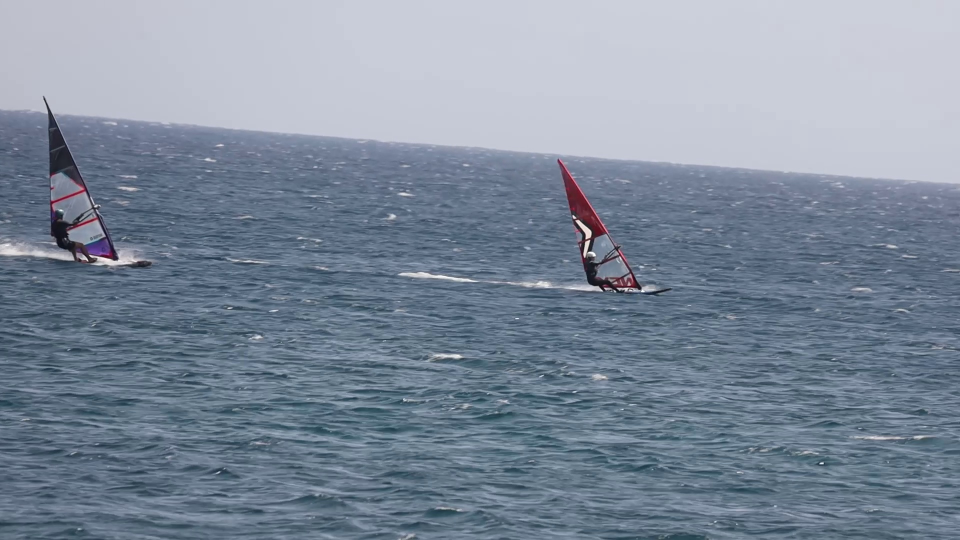
#> input picture train/dataset/08_25_Svenja_sample_0045.jpg, 1920 x 1080 px (shown at 1/2 size)
$ python -i gmc.py   (imports and definitions only)
#> lines starting #> are read from the running program, lines starting #| are printed output that depends on the picture
#> further down, picture is the input picture: shape (1080, 1920, 3); mean B, G, R 155.6, 139.1, 126.5
from typing import Any
import cv2
import copy
import numpy as np


class GMC:
    def __init__(self, downscale: int = 2):
        self.downscale = max(1, int(downscale))

        self.feature_params: dict[str, Any] = dict(
            maxCorners=1000, qualityLevel=0.01, minDistance=1, blockSize=3, useHarrisDetector=False, k=0.04
        )

        self.prevFrame: np.ndarray | None = None
        self.prevKeyPoints: np.ndarray | None = None

        self.initializedFirstFrame: bool = False

    def apply(self, raw_frame: np.ndarray, *, mask: np.ndarray | None = None) -> np.ndarray:
        """Run GMC on a single frame to compute the rigid transformation matrix compared to the previous frame.
        Returns the rigid transformation matrix (2x3 Matrix H).
        """
        # Initialize
        height, width, _ = raw_frame.shape
#> height = 1080; width = 1920
        frame = cv2.cvtColor(raw_frame, cv2.COLOR_BGR2GRAY)
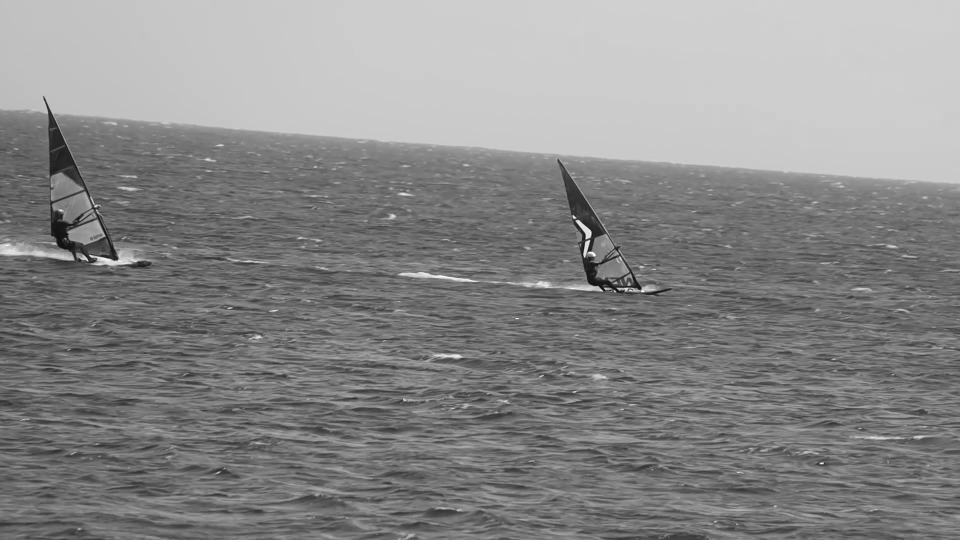
#> frame: shape (1080, 1920) (shown at 1/2 size); min 4, max 255, mean 137.2
        H = np.eye(2, 3)

        # Downscale image
        if self.downscale > 1.0:
            # frame = cv2.GaussianBlur(frame, (3, 3), 1.5)
            frame = cv2.resize(frame, (width // self.downscale, height // self.downscale))
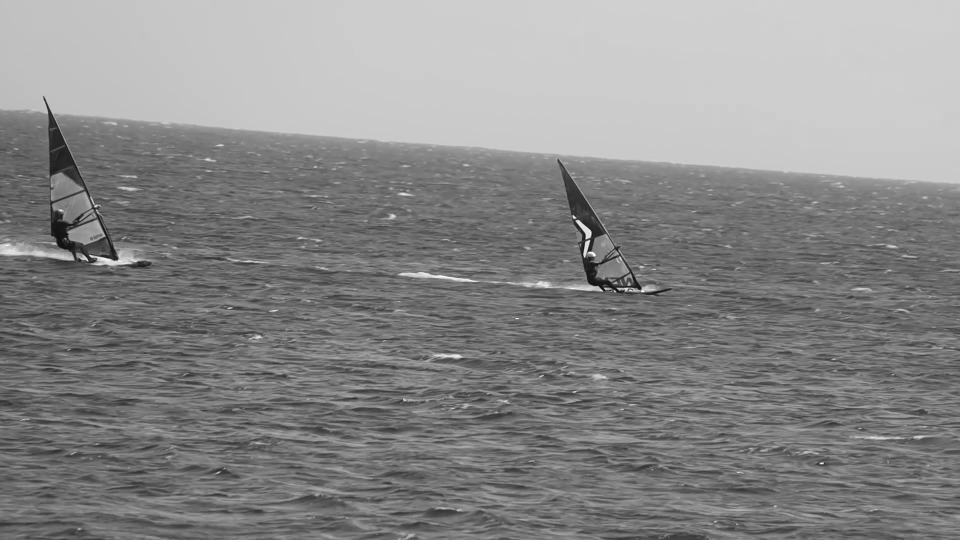
#> frame: shape (540, 960); min 13, max 252, mean 137.3
            if mask is not None:
                mask = cv2.resize(
                    mask,
                    (width // self.downscale, height // self.downscale),
                    interpolation=cv2.INTER_NEAREST,
                )

        # find the keypoints
        if mask is not None and mask.dtype != np.uint8:
            mask = mask.astype(np.uint8, copy=False)
        keypoints = cv2.goodFeaturesToTrack(frame, mask=mask, **self.feature_params)
#> keypoints = 1000 rows, first 8: [586, 238], [588, 241], [576, 220], [584, 257], [588, 250], [575, 217], [87, 260], [73, 259]
        if (keypoints is None or len(keypoints) < 4) and mask is not None:
            # If we masked out too much (e.g. surfer fills most of frame), fall back to unmasked keypoints.
            keypoints = cv2.goodFeaturesToTrack(frame, mask=None, **self.feature_params)

        # Handle first frame
        if not self.initializedFirstFrame:
            # Initialize data
            self.prevFrame = frame.copy()
            self.prevKeyPoints = copy.copy(keypoints)
#> self.prevKeyPoints has the same summary as keypoints

            # Initialization done
            self.initializedFirstFrame = True

            return H

        assert self.prevFrame is not None
        assert self.prevKeyPoints is not None

        # find correspondences
        matchedKeypoints, status, err = cv2.calcOpticalFlowPyrLK(self.prevFrame, frame, self.prevKeyPoints, None)  # type: ignore

        # leave good correspondences only
        prevPoints: list[np.ndarray] = []
        currPoints: list[np.ndarray] = []

        for i in range(len(status)):
            if status[i]:
                prevPoints.append(self.prevKeyPoints[i])
                currPoints.append(matchedKeypoints[i])

        prevPointsNp = np.array(prevPoints)
        currPointsNp = np.array(currPoints)

        # Find rigid matrix
        if (prevPointsNp.shape[0] > 4) and (prevPointsNp.shape[0] == currPointsNp.shape[0]):
            H, inliers = cv2.estimateAffinePartial2D(prevPointsNp, currPointsNp, method=cv2.RANSAC)

            # Handle downscale
            if self.downscale > 1.0:
                H[0, 2] *= self.downscale
                H[1, 2] *= self.downscale
        else:
            print('Warning: not enough matching points')

        # Store to next iteration
        self.prevFrame = frame.copy()
        self.prevKeyPoints = copy.copy(keypoints)

        return H

>>> import cv2
>>> picture = cv2.imread('../../../../train/dataset/08_25_Svenja_sample_0045.jpg')
>>> result = GMC().apply(picture)
#> result = [[1, 0, 0], [0, 1, 0]]

$ run again, on train/dataset/MVI_0856_sample_0024.jpg
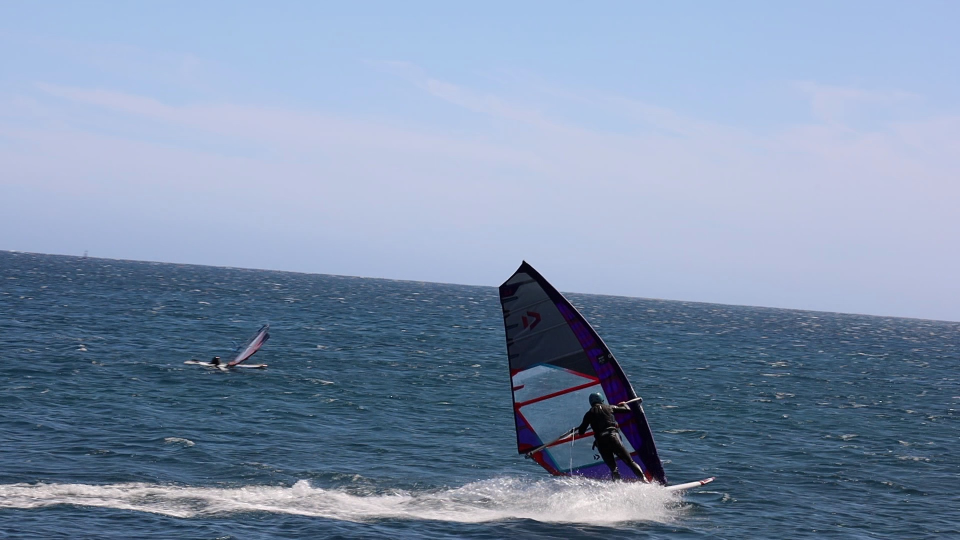
#> input picture train/dataset/MVI_0856_sample_0024.jpg, 1920 x 1080 px (shown at 1/2 size)
#> picture is the input picture: shape (1080, 1920, 3); mean B, G, R 172.3, 145.6, 127.5
#> in apply, `frame = cv2.cvtColor(raw_frame, cv2.COLOR_BGR2GRAY)`:
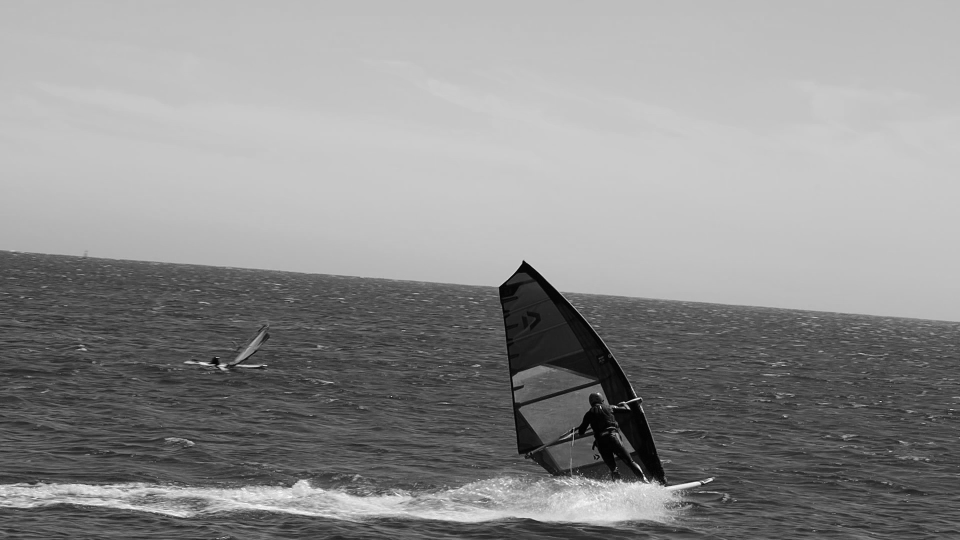
#> frame: shape (1080, 1920) (shown at 1/2 size); min 0, max 255, mean 143.2
#> in apply, `frame = cv2.resize(frame, (width // self.downscale, height // self.dow..`:
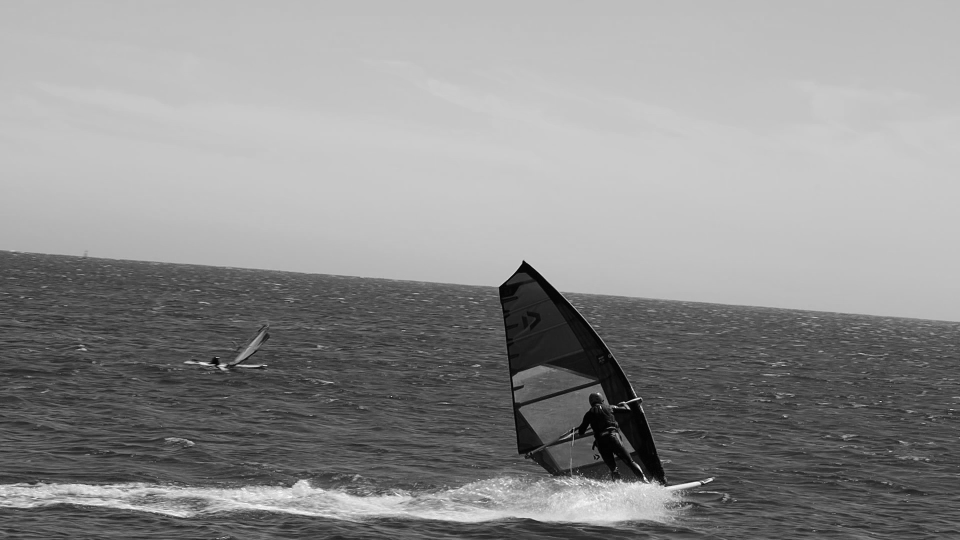
#> frame: shape (540, 960); min 1, max 250, mean 143.3
#> keypoints = 1000 rows, first 8: [523, 261], [629, 408], [701, 483], [699, 483], [218, 366], [634, 397], [644, 477], [225, 367]
#> self.prevKeyPoints has the same summary as keypoints
#> result = [[1, 0, 0], [0, 1, 0]]

$ run again, on train/dataset/MVI_0856_sample_0034.jpg
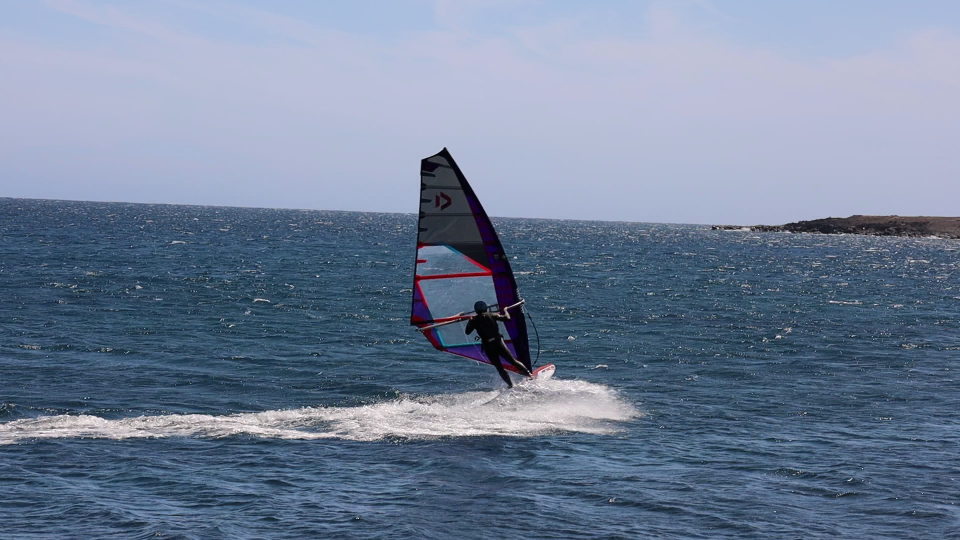
#> input picture train/dataset/MVI_0856_sample_0034.jpg, 1920 x 1080 px (shown at 1/2 size)
#> picture is the input picture: shape (1080, 1920, 3); mean B, G, R 152.2, 128, 112.8
#> in apply, `frame = cv2.cvtColor(raw_frame, cv2.COLOR_BGR2GRAY)`:
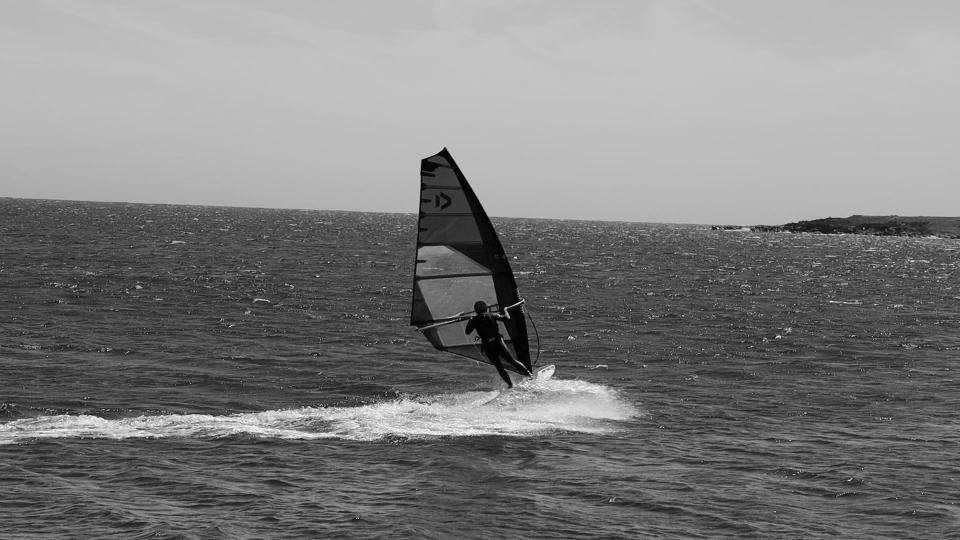
#> frame: shape (1080, 1920) (shown at 1/2 size); min 0, max 254, mean 126.2
#> in apply, `frame = cv2.resize(frame, (width // self.downscale, height // self.dow..`:
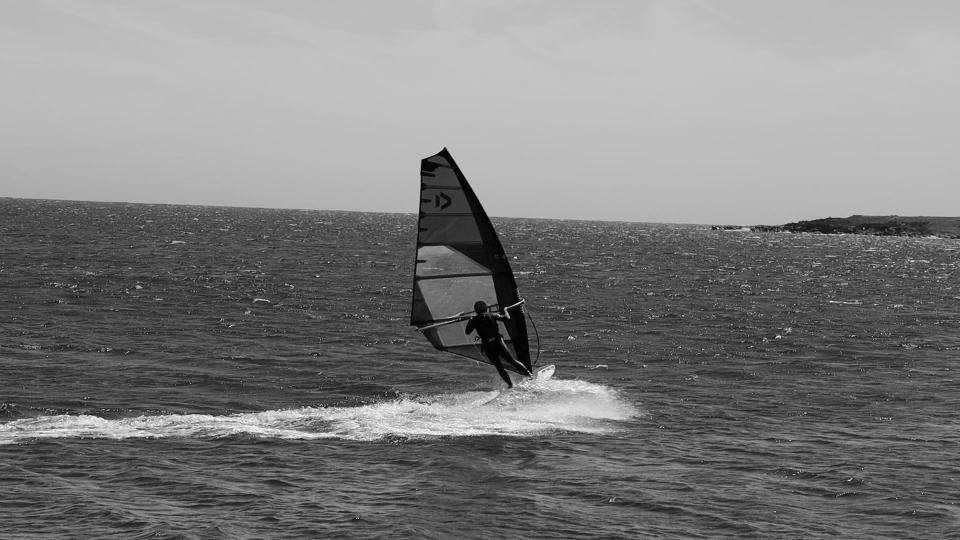
#> frame: shape (540, 960); min 0, max 252, mean 126.3
#> keypoints = 1000 rows, first 8: [444, 148], [509, 318], [610, 501], [523, 300], [776, 337], [422, 160], [516, 257], [780, 336]
#> self.prevKeyPoints has the same summary as keypoints
#> result = [[1, 0, 0], [0, 1, 0]]

$ run again, on train/dataset/MVI_0856_sample_0035.jpg
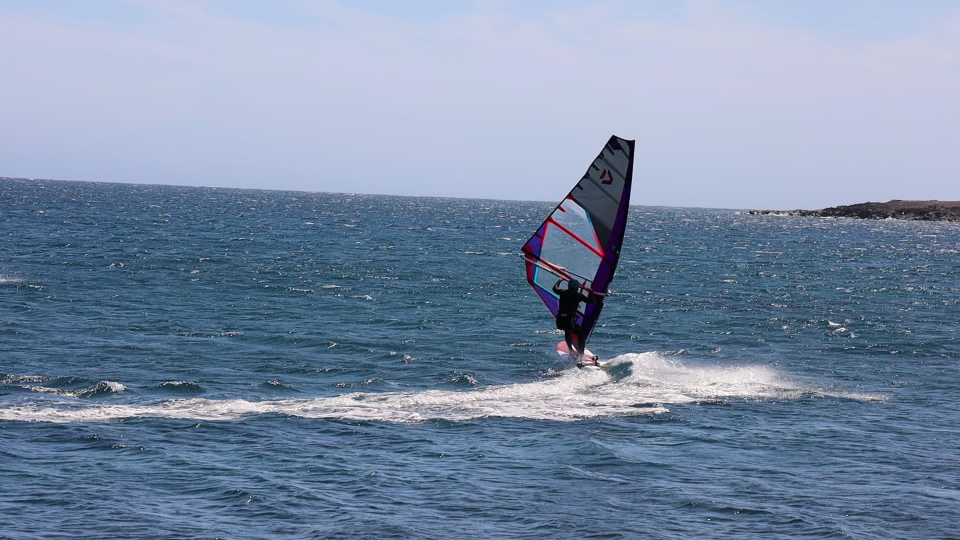
#> input picture train/dataset/MVI_0856_sample_0035.jpg, 1920 x 1080 px (shown at 1/2 size)
#> picture is the input picture: shape (1080, 1920, 3); mean B, G, R 165.7, 139.8, 122
#> in apply, `frame = cv2.cvtColor(raw_frame, cv2.COLOR_BGR2GRAY)`:
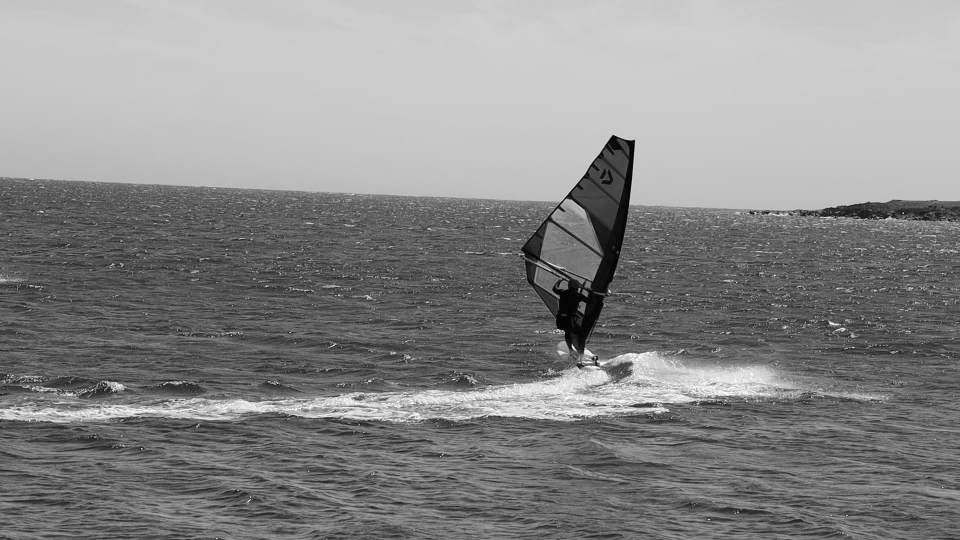
#> frame: shape (1080, 1920) (shown at 1/2 size); min 0, max 255, mean 137.4
#> in apply, `frame = cv2.resize(frame, (width // self.downscale, height // self.dow..`:
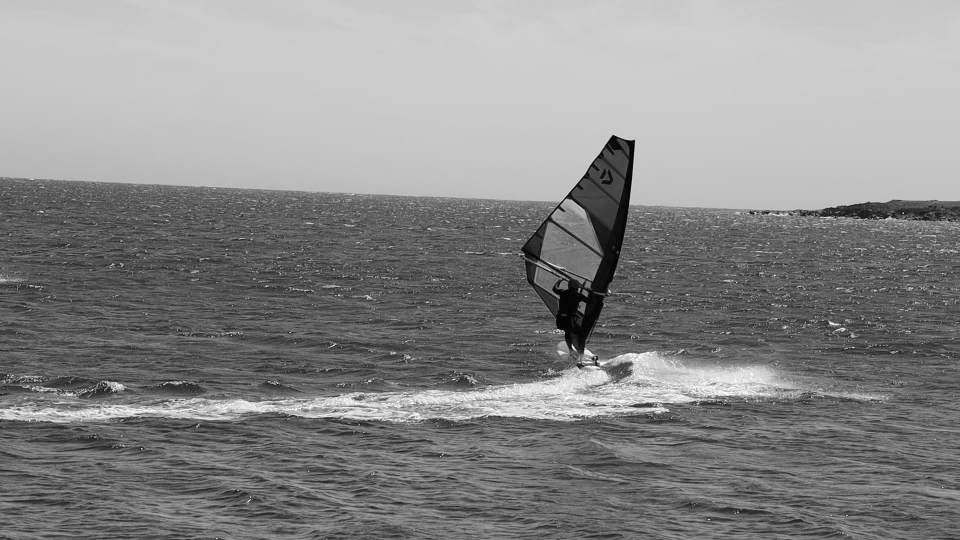
#> frame: shape (540, 960); min 2, max 253, mean 137.5
#> keypoints = 1000 rows, first 8: [633, 141], [597, 361], [572, 345], [113, 390], [523, 254], [613, 135], [609, 291], [593, 357]
#> self.prevKeyPoints has the same summary as keypoints
#> result = [[1, 0, 0], [0, 1, 0]]
